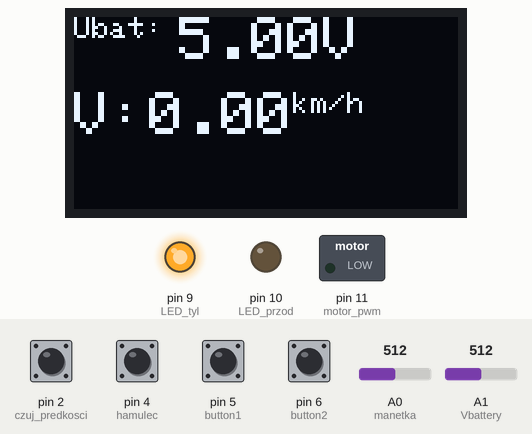
A sketch run on a simulated Arduino Uno, built with avr-gcc and run on an emulated ATmega328P. On the bench: 128×64 one-colour display, switched loads named in the sketch (green lamp = pin HIGH), output pins drawn as LEDs (lit = HIGH). Inputs (shaded band) come from the test bench; at power-on: pin 2 (czuj_predkosci), pin 4 (hamulec), pin 5 (button1), pin 6 (button2) HIGH, A1 (Vbattery) = 512, A0 (manetka) = 512.

Above: at 4.2 s.
4.3 s: A1 (Vbattery) set to 520
At 5.8 s:
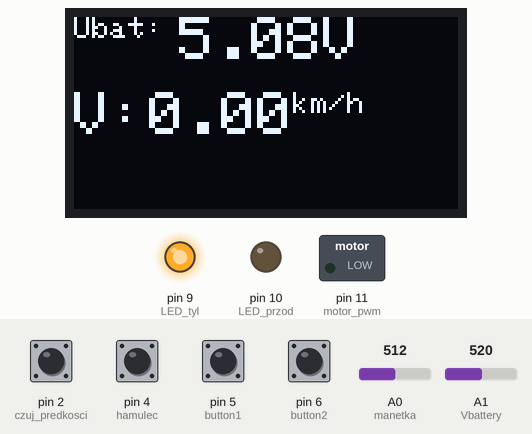
6.2 s: pin 4 (hamulec) pulled LOW for 0.15 s
At 6.27 s:
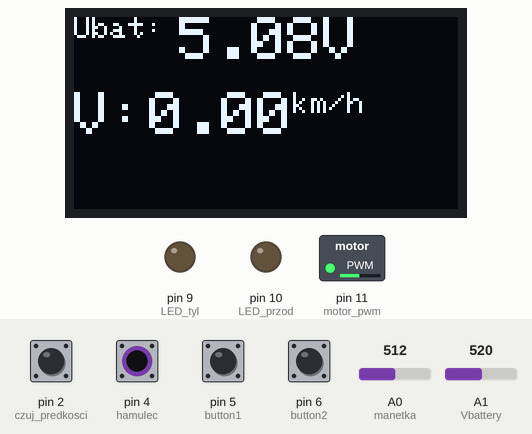
7.8 s: pin 2 (czuj_predkosci) pulled LOW for 0.15 s
At 9.2 s:
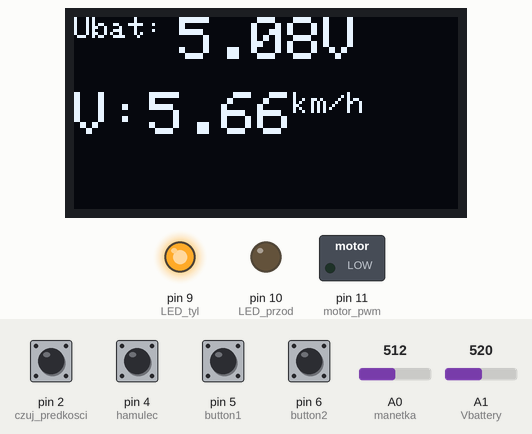
10.9 s: A1 (Vbattery) set to 716
At 12.2 s:
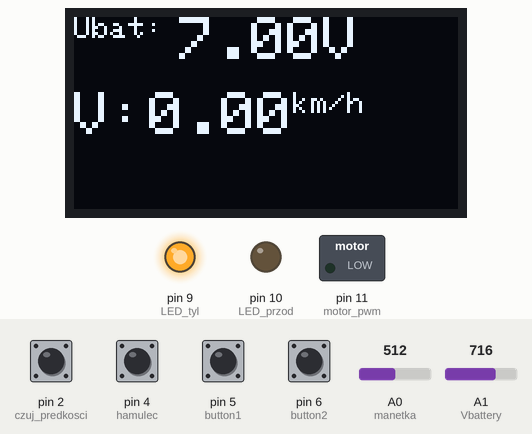
12.5 s: pin 2 (czuj_predkosci) pulled LOW for 1 s
At 14.0 s:
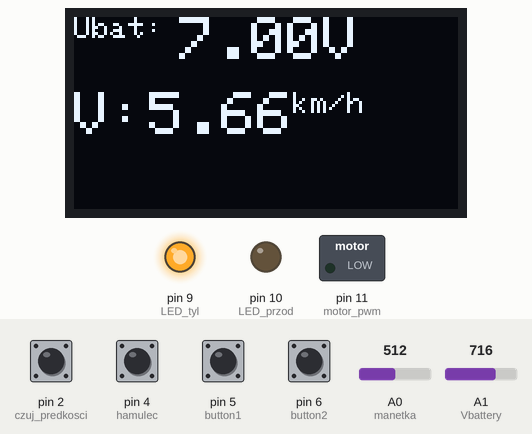
15.7 s: pin 4 (hamulec) pulled LOW for 1 s
At 16.5 s:
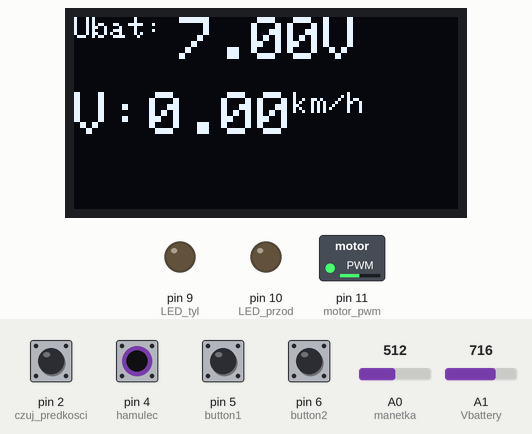
Timing chart, 0 to 18.7 s (numbered marks = the images above; inputs shaded):
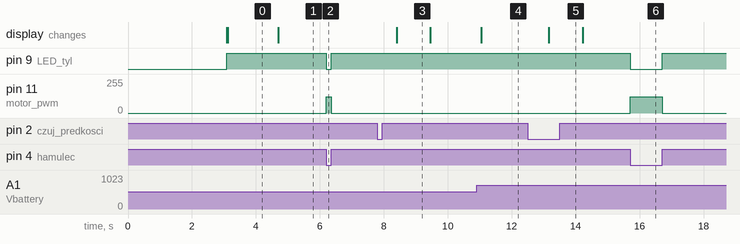

The sketch:

hulajka.ino
```cpp
#include <SPI.h>
#include <Wire.h>
#include <Adafruit_GFX.h>
#include <Adafruit_SSD1306.h>
#include <Timers.h>
#include "OneButton.h"
//---------------------------------------------------------------------------------------------------
#define SCREEN_WIDTH 128 // OLED display width, in pixels
#define SCREEN_HEIGHT 64 // OLED display height, in pixels

#define OLED_RESET     -1 // Reset pin # (or -1 if sharing Arduino reset pin)
#define SCREEN_ADDRESS 0x3C ///< See datasheet for Address; 0x3D for 128x64, 0x3C for 128x32
Adafruit_SSD1306 display(SCREEN_WIDTH, SCREEN_HEIGHT, &Wire, OLED_RESET);
//------------------------------------------------------------------------------------------------


#define hamulec 4       //czujnik hamowania
#define motor_pwm 11    //
#define manetka A0          //182 min   867 max
//#define button1 5
//#define button2 6
#define LED_tyl 9
#define LED_przod 10
#define czuj_predkosci 2    //kotaktorn
#define Vbattery A1

OneButton button1(5, true, true);     //swiatla
OneButton button2(6, true, true);     //power

void interrupt_rpm();

Timer rpm_counter_timer;
Timer disp_timer;
Timer speed_modes_timer;

void setup() {

  Serial.begin(9600);
  rpm_counter_timer.begin(MSEC(1000));
  disp_timer.begin(MSEC(500));
  speed_modes_timer.begin(MSEC(10));

  button1.attachClick(click1);
  button1.attachDoubleClick(doubleclick1);
  button2.attachClick(click2);
  button2.attachDoubleClick(doubleclick2);

  pinMode(manetka, INPUT);
  //pinMode(button1, INPUT_PULLUP);          //przyciski manetki
  // pinMode(button2, INPUT_PULLUP);
  pinMode(hamulec, INPUT_PULLUP);
  pinMode(motor_pwm, OUTPUT);
  pinMode(LED_tyl, OUTPUT);
  pinMode(LED_przod, OUTPUT);
  pinMode(Vbattery, INPUT);

  pinMode(czuj_predkosci, INPUT_PULLUP);
  attachInterrupt(digitalPinToInterrupt(czuj_predkosci), interrupt_rpm, FALLING);


 if(!display.begin(SSD1306_SWITCHCAPVCC, SCREEN_ADDRESS)) {
    Serial.println(F("SSD1306 allocation failed"));
    for(;;); // Don't proceed, loop forever
  }

  display.clearDisplay();
  display.setTextSize(2);
  display.setTextColor(WHITE);
  display.setCursor(0, 16);
  display.println("Hulajnoga");
  display.setCursor(0, 40);
  display.setTextSize(1);
  display.println("Beta edition 0.1");
  display.display();
  delay(3000);
  display.clearDisplay();
  display.display();
}


//-----------------------------------------------------------------
void click1() {
 // Serial.println("Button 1 click.");

} // click1


bool lights;
void doubleclick1() {


 if( lights == 1){
    lights = 0;
  }
  else{
    lights = 1;
  }

}


void click2() {
 // Serial.println("Button 2 click.");
} // click2

bool speed_mode = 0;
void doubleclick2() {
if( speed_mode == 1){
    speed_mode = 0;
  }
  else{
    speed_mode = 1;
  }

}
//--------------------------------------------------------------------------------


//----------------------------------------------------------------------
void swiatla(int on_off){
 bool brake = digitalRead(hamulec);

  if(on_off == 1 && brake == 0){
   analogWrite(LED_przod, 255);
   analogWrite(LED_tyl, 40);
  }
  if(on_off == 1 && brake == 1){
   analogWrite(LED_przod, 255);
   analogWrite(LED_tyl, 255);
  }
  if(on_off == 0 && brake == 1){
   analogWrite(LED_przod, 0);
   analogWrite(LED_tyl, 255);
  }
 if(on_off == 0 && brake == 0){
   analogWrite(LED_przod, 0);
   analogWrite(LED_tyl, 0);
  }
}
//-----------------------------------------------------------------------
//-------------------------------------------------------------------------

int srednica = 50; //centymtry
volatile int impulsy;
 float kph ;

void predkosc (){
 if (rpm_counter_timer.available())
  {
    //Serial.println(srednica);
      //Serial.println(impulsy);
    int rpm = 60 * impulsy;
     kph = srednica * rpm * 0.001885;
   //Serial.print(kph);
     // Serial.print(">");
     // Serial.println(rpm);
   impulsy =0;
    rpm_counter_timer.restart();
  }
  //return kph;
}

void interrupt_rpm(){
  static unsigned long lastTime;
  unsigned long timeNow = millis();
  if (timeNow - lastTime < 50){
    return;
  }

  impulsy++;
  lastTime = timeNow;

}
//-----------------------------------------------------------------------------------------

float vbat(){

  float vbat = analogRead(Vbattery) * (5.00 / 1023.00) * 2 ; // tutaj mnozenie trzeba dac zeby nie zabijać procesora i jeszcze dobre wartosci ustawic
  return vbat;

}

//--------------------------------------------------------------------------------------------wypadało by dodac jeszcze tyyby jakies
int throttle_modes(){

   int throttle_value = analogRead(manetka);
   bool brake = digitalRead(hamulec);

  if (brake == 1) throttle_value = 182;
  throttle_value = map(throttle_value, 182, 867, 0, 255);

  if(speed_mode == 0){
    analogWrite(motor_pwm, throttle_value);
  }


}

//-----------------------------------------------------------------------------------------------


void oled_disp(){


if (disp_timer.available())
  {
  display.clearDisplay();
  display.setTextSize(1);
  display.setTextColor(WHITE);
  display.setCursor(0, 0);
  display.println("Ubat:");
  display.setTextSize(2);
  display.setCursor(35, 0);
  display.print(vbat());
  display.print("V");
  display.setCursor(0, 25);
  display.println("V:");
  display.setCursor(25, 25);
  display.print(kph);
  display.setTextSize(1);
  display.print("km/h");


  display.display();


    disp_timer.restart();
  }


}


void loop() {

  button1.tick();
  button2.tick();
  swiatla (lights);
  //vbat();
  predkosc();
  throttle_modes();
  oled_disp();
  //Serial.println(impulsy);


}
```

Measured:
- the behaviour switches between 512 and 513 on A1 (Vbattery) (found by bisection; images 0 and 1)
- after the input at 4.3 s, the display: changes after 0.40 s (image 1)
- after the input at 6.2 s, pin 9 (LED_tyl): HIGH → LOW at once, → HIGH 0.15 s later; pin 11 (motor_pwm): 0/255 → 122/255 at once, → 0/255 0.15 s later
- after the input at 7.8 s, the display: changes after 0.60 s (image 3)
- after the input at 10.9 s, the display: changes after 0.15 s (image 4)
- after the input at 12.5 s, the display: changes after 0.66 s (image 5)
- after the input at 15.7 s, pin 9 (LED_tyl): HIGH → LOW at once, → HIGH 1.0 s later; pin 11 (motor_pwm): 0/255 → 122/255 at once, → 0/255 1.0 s later
